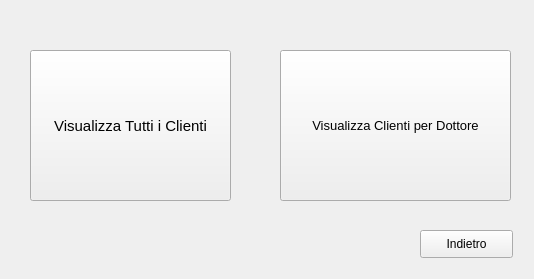
<?xml version="1.0" encoding="UTF-8"?>
<ui version="4.0">
 <class>Form</class>
 <widget class="QWidget" name="Form">
  <property name="geometry">
   <rect>
    <x>0</x>
    <y>0</y>
    <width>534</width>
    <height>279</height>
   </rect>
  </property>
  <property name="windowTitle">
   <string>Scelta Visualizza Clienti</string>
  </property>
  <widget class="QPushButton" name="pushButton">
   <property name="geometry">
    <rect>
     <x>30</x>
     <y>50</y>
     <width>201</width>
     <height>151</height>
    </rect>
   </property>
   <property name="font">
    <font>
     <pointsize>11</pointsize>
    </font>
   </property>
   <property name="text">
    <string>Visualizza Tutti i Clienti</string>
   </property>
  </widget>
  <widget class="QPushButton" name="pushButton_2">
   <property name="geometry">
    <rect>
     <x>280</x>
     <y>50</y>
     <width>231</width>
     <height>151</height>
    </rect>
   </property>
   <property name="font">
    <font>
     <pointsize>10</pointsize>
    </font>
   </property>
   <property name="text">
    <string>Visualizza Clienti per Dottore</string>
   </property>
  </widget>
  <widget class="QPushButton" name="pushButton_3">
   <property name="geometry">
    <rect>
     <x>420</x>
     <y>230</y>
     <width>93</width>
     <height>28</height>
    </rect>
   </property>
   <property name="text">
    <string>Indietro</string>
   </property>
  </widget>
 </widget>
 <resources/>
 <connections/>
</ui>
